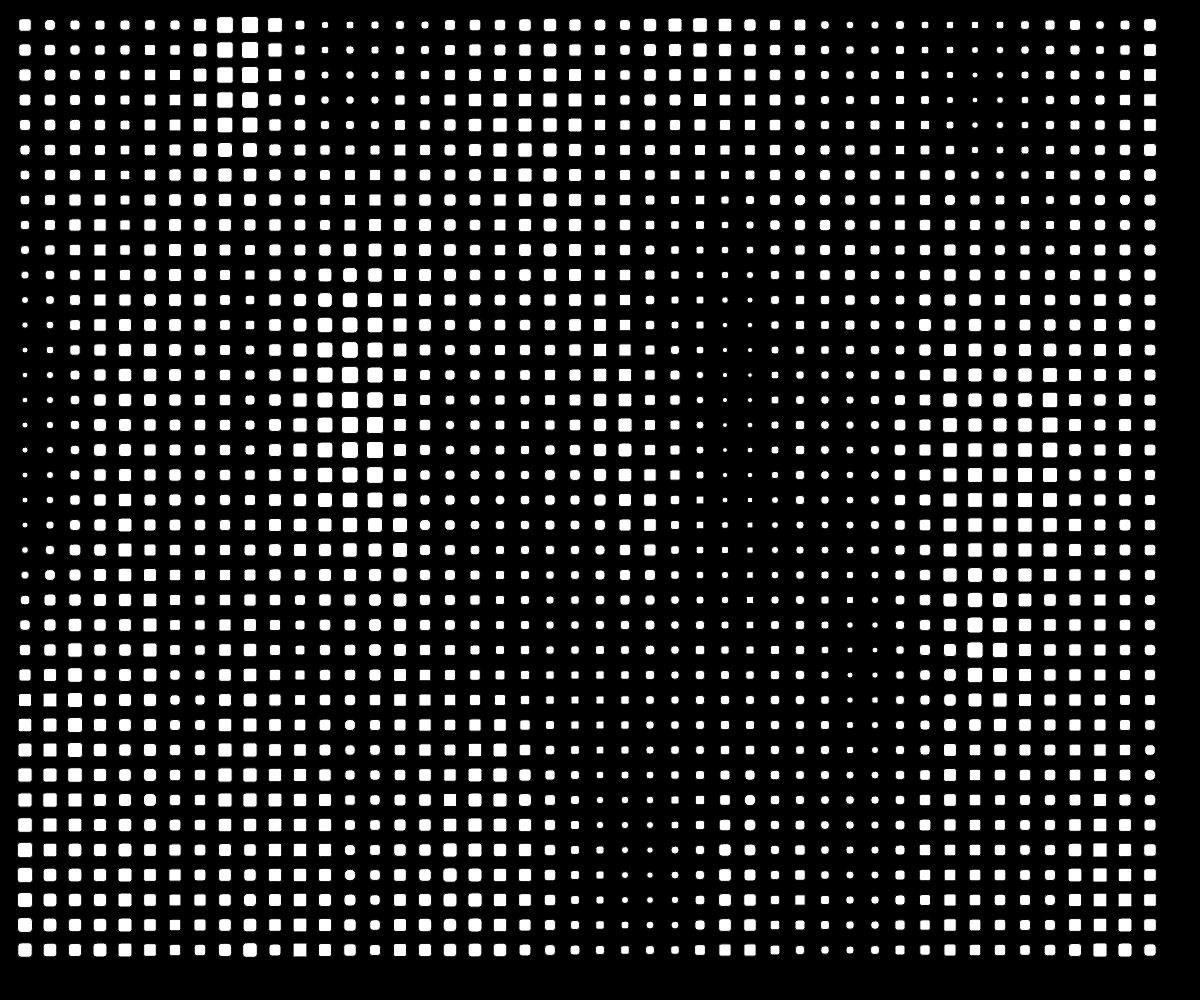
Frame 1 (no input)
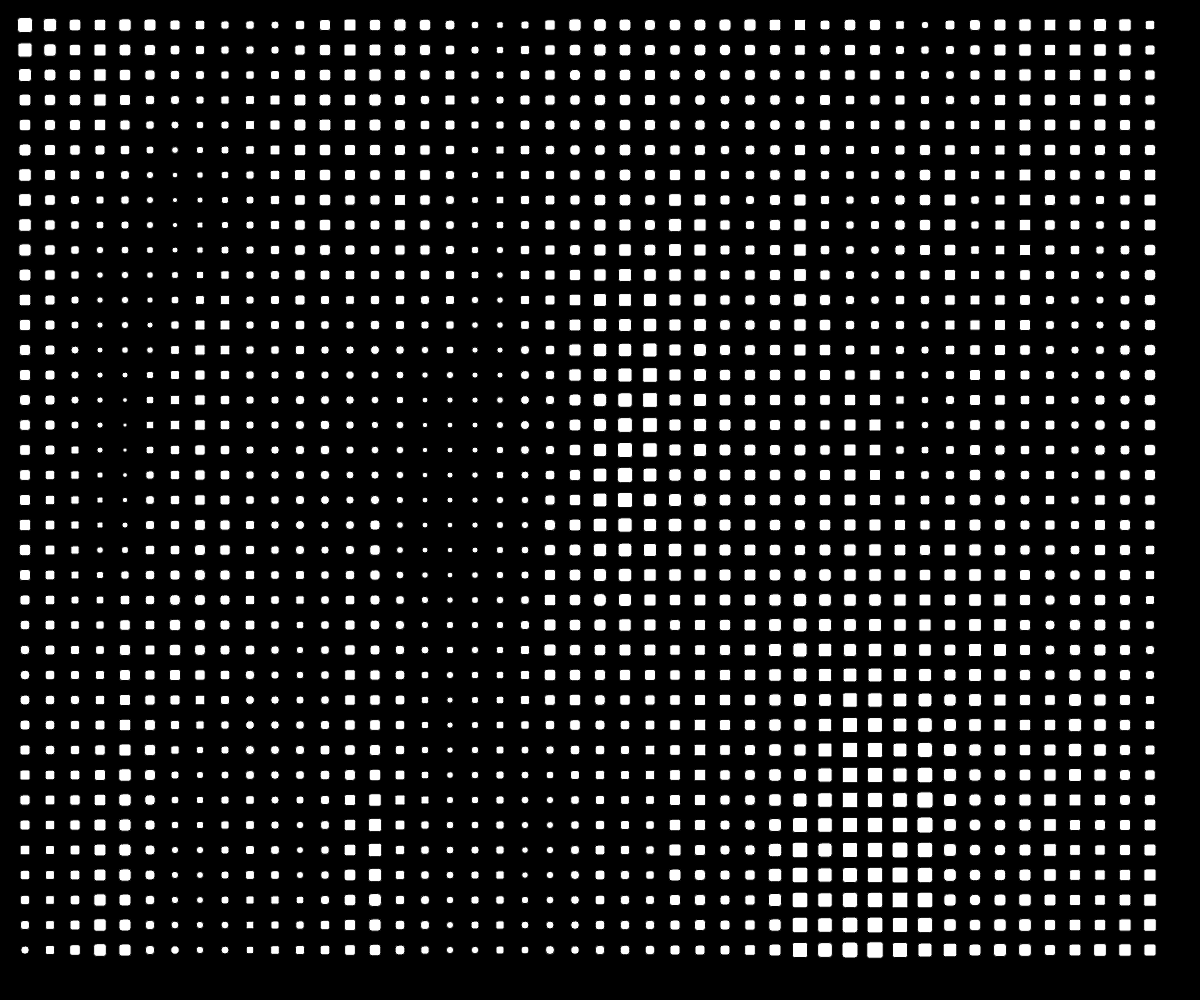
Frame 60 (no input)
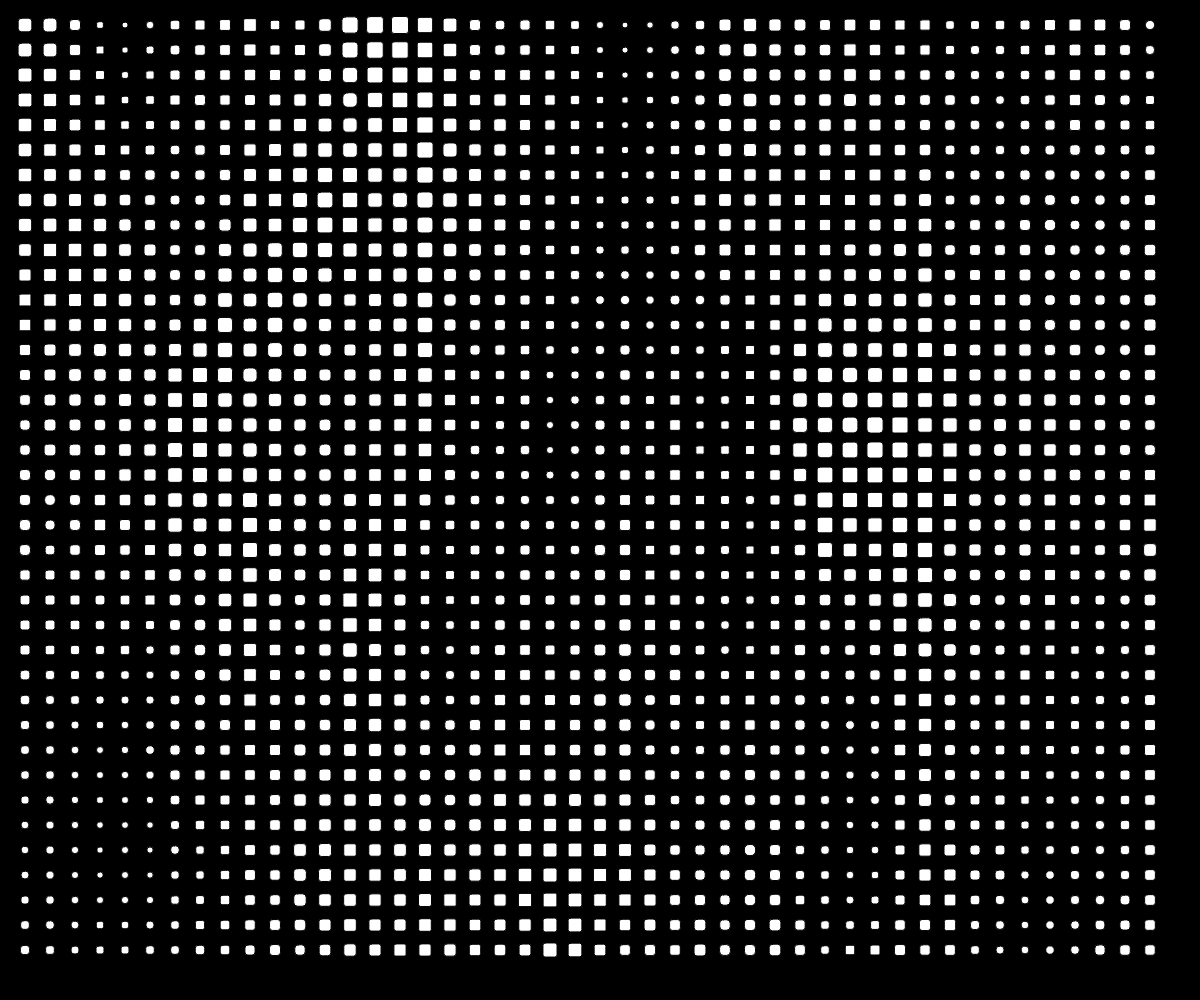
Frame 120 (the mouse pressed at the canvas centre since frame 60)

The p5.js sketch that drew these frames (run headless with seeded random() and noise() and a simulated clock; from frame 60 on, the mouse is pressed at the canvas centre):

// p5.js sketch
// ── sketch.js
var siz = 25;
var seed = 160;
var round = 1;
var step = 0.05;

function setup() {

    createCanvas(windowWidth, windowHeight);

    background(0);

    rectMode(CENTER);
    seed = random(1000);
    round = random(siz / 2);

}


function draw() {

    background(0);
    seed +=step;
    fill(255);
    for (var i = siz; i < windowWidth - siz; i += siz) {
        for (var j = siz; j < windowHeight - siz; j += siz) {
            var y = noise(seed , i / 123, j /431) * siz;
            var round = noise(seed/2, i/50 , j/100 )*(siz/4);
            rect(i, j, y, y, round);
        }
    }
}

function mouseReleased() {

    seed = random(1000);
    siz = int (random(25, 75))
    //round = random(siz / 4);
    step = random (100)/1000;
}
